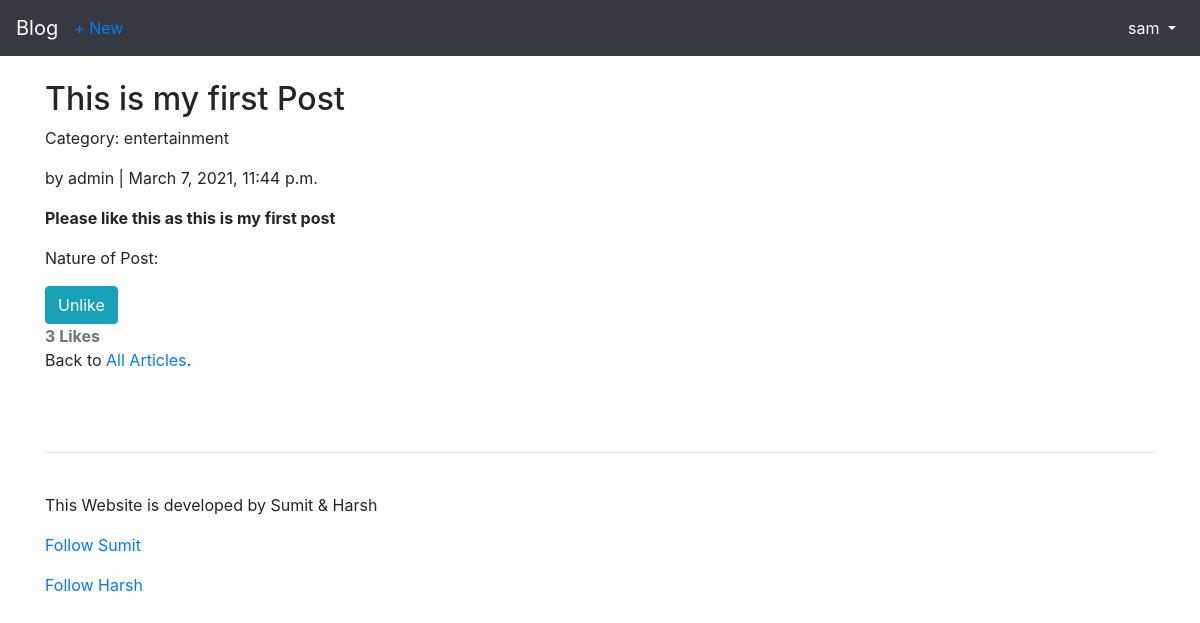
/articles/1/ (signed in), run on the app's committed database.
### users/models.py (models this page shows)
class CustomUser(AbstractUser):
    age = models.PositiveIntegerField(null = True,blank = True)

### articles/models.py (models this page shows, shortened)
class Article(models.Model):
    title = models.CharField(max_length=255)
    body = RichTextField(blank = True, null =True)
    date = models.DateTimeField(auto_now_add = True)
    author = models.ForeignKey(get_user_model(),on_delete=models.CASCADE,)
    likes = models.ManyToManyField(get_user_model(), related_name='article_articles')
    category = models.ForeignKey(Category, on_delete=models.CASCADE)
    def number_of_likes(self):
    	return self.likes.count()

class Category(models.Model):
    name = models.CharField(max_length=255)
    def __str__(self):
        return self.name

### articles/views.py (the view)
# urls.py: path('<int:pk>/',ArticleDetailView.as_view(),name = 'article_detail'),
class ArticleDetailView(LoginRequiredMixin,DetailView):
    model = Article
    template_name = 'article_detail.html'
    login_url = 'login'
    def get_context_data(self, **kwargs):
        cleanr = re.compile('<.*?>')
        ml = MonkeyLearn('3f5c2d1c62cfd67d36c38b31500b6d3f93fa9d9c')
        model_id = 'cl_pi3C7JiL'
        data = super().get_context_data(**kwargs)
        likes_connected = get_object_or_404(Article, id=self.kwargs['pk'])
        body = [re.sub(cleanr, '', likes_connected.body)]
        response = ml.classifiers.classify(model_id, body)
        liked = False
        if likes_connected.likes.filter(id=self.request.user.id).exists():
            liked = True
        data['number_of_likes'] = likes_connected.number_of_likes()
        data['post_is_liked'] = liked
        data['sentimentalAnanlysis'] = response.body[0]['classifications'][0]['tag_name']
        return data

### templates/article_detail.html (shortened to what this page needs)
{% extends 'base.html' %}
{% block content %}
    <div class="article-entry">
        <h2>{{ object.title }}</h2>
        <p>Category: {{ object.category }}</p>
        <p>by {{ object.author }} | {{ object.date }}</p>
        <p>{{ object.body|safe }}</p>
        <p>Nature of Post: {{ sentimentalAnanlysis }}
    </div>
{% if user.is_authenticated %}
  <form action="{% url 'article_like' article.pk %}" method="POST">
    {% if post_is_liked %}
    <button type="submit" name="article_id" value="{{article.id}}" class="btn btn-info">Unlike</button>
    {% else %}
    <button type="submit" name="article_id" value="{{article.id}}" class="btn btn-info">Like</button>
    {% endif %}
  </form>
{% else %}
  <a class="btn btn-outline-info" href="{% url 'login' %}?next={{request.path}}">Log in to like this article!</a><br>
{% endif %}
<strong class="text-secondary">{{ number_of_likes }} Like{{ number_of_likes|pluralize }}</strong>
 <p>Back to <a href="{% url 'article_list' %}">All Articles</a>.</p>
    <br/><br/>
    <hr>
    <br/>
{% endblock content %}

### templates/base.html (shortened to what this page needs)
<!DOCTYPE html>
<html>
    <head>
        <link rel="stylesheet" href="https://stackpath.bootstrapcdn.com/bootstrap/4.5.0/css/bootstrap.min.css">
    </head>
    <body>
        <nav class="navbar navbar-expand-md navbar-dark bg-dark mb- ">
            <a class="navbar-brand" href="{% url 'home' %}">Blog</a>
            {% if user.is_authenticated %}
                <ul class="navbar-nav mr-auto">
                    <li class="nav-item"><a href="{% url 'article_new' %}">+ New</a></li>
                </ul>
            {% endif %}
            <div class="collapse navbar-collapse" id="navbarCollapse">
                {% if user.is_authenticated %}
                   <ul class="navbar-nav ml-auto">
                        <li class="nav-item active  ">
                            <a class="nav-link dropdown-toggle" href="#" id="userMenu"
                                data-toggle="dropdown" aria-haspopup="true"
                                aria-expanded="false">
                                {{ user.username }}
                            </a>
                            </li>
                            </ul>
                        {% endif %}
                    </div>
            </nav>
            <br />
        <div class="container">
        {% block content %}
        {% endblock content %}
        </div>
        <div>
            <footer class="container">
                <p>This Website is developed by Sumit & Harsh</p>
                <p><a href="https://github.com/Sumit112192" target="_blank">Follow Sumit</a></p>
                <p><a href="https://github.com/harsh16coder" target="_blank">Follow Harsh</a></p>
            </footer>
        </div>
    </body>
</html>

### data on the page
CustomUser: username "sam"
Article: title "This is my first Post", category "entertainment", author "admin", date "March 7, 2021, 11:44 p.m.", body "Please like this as this is my first post"

### other printed values
{{ number_of_likes }} "3"
